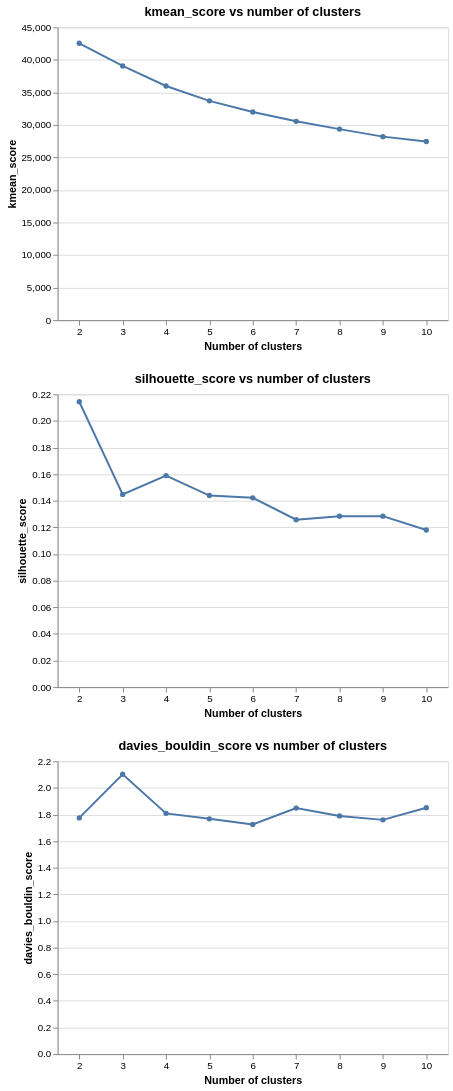

This figure's notebook cell:
### Code cell
# Perform KMeans analysis
kmeans_metrics = analyzer.perform_kmeans_analysis()
display(kmeans_metrics)

### Figure 1 — Vega-Lite specification as saved in the notebook (floating-point values rounded to 4 significant figures)
{"config": {"view": {"continuousWidth": 400, "continuousHeight": 300}}, "vconcat": [{"mark": {"type": "line", "point": true}, "encoding": {"tooltip": [{"type": "quantitative", "field": "kmean_score", "format": ".2f"}], "x": {"type": "nominal", "axis": {"labelAngle": 0}, "field": "Number of clusters"}, "y": {"type": "quantitative", "field": "kmean_score"}}, "title": "kmean_score vs number of clusters", "width": 400}, {"mark": {"type": "line", "point": true}, "encoding": {"tooltip": [{"type": "quantitative", "field": "silhouette_score", "format": ".2f"}], "x": {"type": "nominal", "axis": {"labelAngle": 0}, "field": "Number of clusters"}, "y": {"type": "quantitative", "field": "silhouette_score"}}, "title": "silhouette_score vs number of clusters", "width": 400}, {"mark": {"type": "line", "point": true}, "encoding": {"tooltip": [{"type": "quantitative", "field": "davies_bouldin_score", "format": ".2f"}], "x": {"type": "nominal", "axis": {"labelAngle": 0}, "field": "Number of clusters"}, "y": {"type": "quantitative", "field": "davies_bouldin_score"}}, "title": "davies_bouldin_score vs number of clusters", "width": 400}], "data": {"name": "data-c955f0fc2252956b73393595e7a83856"}, "$schema": "https://vega.github.io/schema/vega-lite/v4.8.1.json", "datasets": {"data-c955f0fc2252956b73393595e7a83856": [{"Number of clusters": 2, "kmean_score": 42550.0, "silhouette_score": 0.2144, "davies_bouldin_score": 1.775}, {"Number of clusters": 3, "kmean_score": 39060.0, "silhouette_score": 0.1448, "davies_bouldin_score": 2.102}, {"Number of clusters": 4, "kmean_score": 35990.0, "silhouette_score": 0.1589, "davies_bouldin_score": 1.809}, {"Number of clusters": 5, "kmean_score": 33700.0, "silhouette_score": 0.144, "davies_bouldin_score": 1.768}, {"Number of clusters": 6, "kmean_score": 31990.0, "silhouette_score": 0.1422, "davies_bouldin_score": 1.726}, {"Number of clusters": 7, "kmean_score": 30550.0, "silhouette_score": 0.1258, "davies_bouldin_score": 1.848}, {"Number of clusters": 8, "kmean_score": 29360.0, "silhouette_score": 0.1284, "davies_bouldin_score": 1.789}, {"Number of clusters": 9, "kmean_score": 28200.0, "silhouette_score": 0.1284, "davies_bouldin_score": 1.76}, {"Number of clusters": 10, "kmean_score": 27450.0, "silhouette_score": 0.118, "davies_bouldin_score": 1.851}]}}
